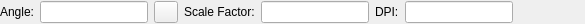
<?xml version="1.0" encoding="UTF-8"?>
<ui version="4.0">
 <class>LC_ImageOptionsWidget</class>
 <widget class="QWidget" name="LC_ImageOptionsWidget">
  <property name="geometry">
   <rect>
    <x>0</x>
    <y>0</y>
    <width>585</width>
    <height>24</height>
   </rect>
  </property>
  <property name="sizePolicy">
   <sizepolicy hsizetype="Maximum" vsizetype="Fixed">
    <horstretch>0</horstretch>
    <verstretch>0</verstretch>
   </sizepolicy>
  </property>
  <property name="minimumSize">
   <size>
    <width>220</width>
    <height>22</height>
   </size>
  </property>
  <property name="maximumSize">
   <size>
    <width>32767</width>
    <height>32767</height>
   </size>
  </property>
  <property name="windowTitle">
   <string>Insert Options</string>
  </property>
  <property name="toolTip">
   <string/>
  </property>
  <layout class="QHBoxLayout">
   <property name="leftMargin">
    <number>0</number>
   </property>
   <property name="topMargin">
    <number>1</number>
   </property>
   <property name="rightMargin">
    <number>0</number>
   </property>
   <property name="bottomMargin">
    <number>1</number>
   </property>
   <item>
    <widget class="QLabel" name="lAngle">
     <property name="text">
      <string>Angle:</string>
     </property>
     <property name="wordWrap">
      <bool>false</bool>
     </property>
    </widget>
   </item>
   <item>
    <widget class="QLineEdit" name="leAngle">
     <property name="toolTip">
      <string>Rotation Angle</string>
     </property>
    </widget>
   </item>
   <item>
    <widget class="QToolButton" name="tbPickAngle">
     <property name="toolTip">
      <string>Pick angle from drawing</string>
     </property>
     <property name="text">
      <string/>
     </property>
     <property name="icon">
      <iconset resource="../../../../res/icons/icons.qrc">
       <normaloff>:/icons/interactive_pick_angle.lci</normaloff>:/icons/interactive_pick_angle.lci</iconset>
     </property>
    </widget>
   </item>
   <item>
    <widget class="QLabel" name="lFactor">
     <property name="text">
      <string>Scale Factor:</string>
     </property>
     <property name="wordWrap">
      <bool>false</bool>
     </property>
    </widget>
   </item>
   <item>
    <widget class="QLineEdit" name="leFactor">
     <property name="sizePolicy">
      <sizepolicy hsizetype="Preferred" vsizetype="Preferred">
       <horstretch>0</horstretch>
       <verstretch>0</verstretch>
      </sizepolicy>
     </property>
     <property name="minimumSize">
      <size>
       <width>60</width>
       <height>0</height>
      </size>
     </property>
     <property name="toolTip">
      <string>Scale Factor</string>
     </property>
    </widget>
   </item>
   <item>
    <widget class="QLabel" name="lDPI">
     <property name="text">
      <string>DPI:</string>
     </property>
    </widget>
   </item>
   <item>
    <widget class="QLineEdit" name="leDPI">
     <property name="toolTip">
      <string>DPI of Image</string>
     </property>
    </widget>
   </item>
   <item>
    <spacer name="horizontalSpacer">
     <property name="orientation">
      <enum>Qt::Orientation::Horizontal</enum>
     </property>
     <property name="sizeHint" stdset="0">
      <size>
       <width>0</width>
       <height>20</height>
      </size>
     </property>
    </spacer>
   </item>
  </layout>
 </widget>
 <layoutdefault spacing="6" margin="11"/>
 <resources>
  <include location="../../../../res/icons/icons.qrc"/>
 </resources>
 <connections/>
 <slots>
  <slot>updateFactor()</slot>
 </slots>
</ui>
